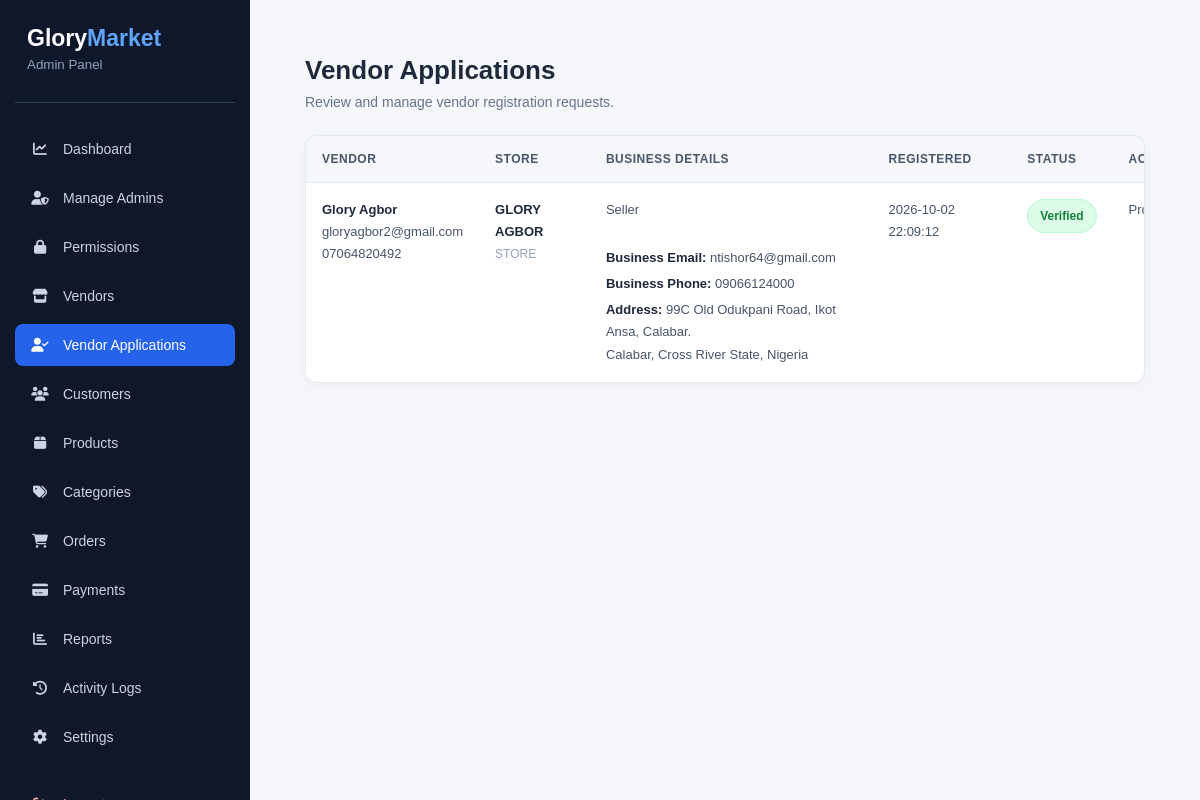
Screenshot of /admin/vendor-applications.php (signed in) with the database file from the repository.
### tables this page shows
CREATE TABLE `vendor_profiles` (
  `id` int(11) NOT NULL,
  `user_id` int(11) NOT NULL,
  `store_name` varchar(150) NOT NULL,
  `store_slug` varchar(180) NOT NULL,
  `business_description` text DEFAULT NULL,
  `business_phone` varchar(20) DEFAULT NULL,
  `business_email` varchar(150) DEFAULT NULL,
  `business_address` text DEFAULT NULL,
  `city` varchar(100) DEFAULT NULL,
  `state` varchar(100) DEFAULT NULL,
  `country` varchar(100) DEFAULT 'Nigeria',
  `logo` varchar(255) DEFAULT NULL,
  `banner` varchar(255) DEFAULT NULL,
  `verification_status` enum('pending','verified','rejected') NOT NULL DEFAULT 'pending',
  `created_at` timestamp NOT NULL DEFAULT current_timestamp(),
  `updated_at` timestamp NOT NULL DEFAULT current_timestamp() ON UPDATE current_timestamp()
);

CREATE TABLE `users` (
  `id` int(11) NOT NULL,
  `full_name` varchar(100) NOT NULL,
  `email` varchar(150) NOT NULL,
  `phone` varchar(20) DEFAULT NULL,
  `profile_picture` varchar(255) DEFAULT NULL,
  `password` varchar(255) NOT NULL,
  `role` enum('super_admin','admin','vendor','customer') NOT NULL DEFAULT 'customer',
  `status` enum('active','inactive','suspended') NOT NULL DEFAULT 'active',
  `email_verified_at` datetime DEFAULT NULL,
  `created_at` timestamp NOT NULL DEFAULT current_timestamp(),
  `updated_at` timestamp NOT NULL DEFAULT current_timestamp() ON UPDATE current_timestamp()
);

### admin/vendor-applications.php (the view, shortened to what this page needs)
<?php
$pdo = getDbConnection();
$stmt = $pdo->query("
    SELECT
        u.id,
        u.full_name,
        u.email,
        u.phone,
        u.created_at,
        u.status,
        vp.store_name,
        vp.store_slug,
        vp.business_description,
        vp.business_phone,
        vp.business_email,
        vp.business_address,
        vp.city,
        vp.state,
        vp.country,
        vp.verification_status
    FROM users u
    INNER JOIN vendor_profiles vp
        ON vp.user_id = u.id
    WHERE u.role = 'vendor'
    ORDER BY
        CASE
            WHEN vp.verification_status = 'pending' THEN 0
            ELSE 1
        END,
        u.created_at DESC
");
$vendors = $stmt->fetchAll(PDO::FETCH_ASSOC);
?>
<!DOCTYPE html>
<html lang="en">
<head>
    <link
        rel="stylesheet"
        href="https://cdnjs.cloudflare.com/ajax/libs/font-awesome/6.5.0/css/all.min.css"
    >
    <link
        rel="stylesheet"
        href="../assets/css/admin-dashboard.css"
    >
</head>
<body>
<div class="dashboard-wrapper">
    <aside class="sidebar">
        <div class="sidebar-brand">
            <h2>
                Glory<span>Market</span>
            </h2>
            <small>Admin Panel</small>
        </div>
        <nav class="sidebar-nav">
            <a href="dashboard.php">
                <i class="fas fa-chart-line"></i>
                <span>Dashboard</span>
            </a>
            <a href="admins.php">
                <i class="fas fa-user-shield"></i>
                <span>Manage Admins</span>
            </a>
            <a href="permissions.php">
                <i class="fas fa-lock"></i>
                <span>Permissions</span>
            </a>
            <a href="vendors.php">
                <i class="fas fa-store"></i>
                <span>Vendors</span>
            </a>
            <a
                href="vendor-applications.php"
                class="active"
            >
                <i class="fas fa-user-check"></i>
                <span>Vendor Applications</span>
            </a>
            <a href="customers.php">
                <i class="fas fa-users"></i>
                <span>Customers</span>
            </a>
            <a href="products.php">
                <i class="fas fa-box"></i>
                <span>Products</span>
            </a>
            <a href="categories.php">
                <i class="fas fa-tags"></i>
                <span>Categories</span>
            </a>
            <a href="orders.php">
                <i class="fas fa-shopping-cart"></i>
                <span>Orders</span>
            </a>
            <a href="payments.php">
                <i class="fas fa-credit-card"></i>
                <span>Payments</span>
            </a>
            <a href="reports.php">
                <i class="fas fa-chart-bar"></i>
                <span>Reports</span>
            </a>
            <a href="activity-logs.php">
                <i class="fas fa-history"></i>
                <span>Activity Logs</span>
            </a>
            <a href="settings.php">
                <i class="fas fa-cog"></i>
                <span>Settings</span>
            </a>
            <a
                href="../logout.php"
                class="logout-link"
            >
            </a>
        </nav>
    </aside>
    <main class="main-content">
        <div class="applications-container">
            <h1>Vendor Applications</h1>
            <p>
                Review and manage vendor registration requests.
            </p>
            <div class="table-responsive">
                <table class="applications-table">
                    <thead>
                        <tr>
                            <th>Vendor</th>
                            <th>Store</th>
                            <th>Business Details</th>
                            <th>Registered</th>
                            <th>Status</th>
                            <th>Action</th>
                        </tr>
                    </thead>
                    <tbody>
                    <?php if (empty($vendors)): ?>
                        <tr>
                            <td
                                colspan="6"
                                class="empty-state"
                            >
                                No vendor applications found.
                            </td>
                        </tr>
                    <?php else: ?>
                        <?php foreach ($vendors as $vendor): ?>
                            <tr>
                                <td>
                                    <strong>
                                        <?= htmlspecialchars(
                                            $vendor['full_name']
                                        ) ?>
                                    </strong>
                                    <br>
                                    <?= htmlspecialchars(
                                        $vendor['email']
                                    ) ?>
                                    <br>
                                    <?= htmlspecialchars(
                                        $vendor['phone'] ?? ''
                                    ) ?>
                                </td>
                                <td>
                                    <strong>
                                        <?= htmlspecialchars(
                                            $vendor['store_name']
                                        ) ?>
                                    </strong>
                                    <br>
                                    <small>
                                        <?= htmlspecialchars(
                                            $vendor['store_slug']
                                        ) ?>
                                    </small>
                                </td>
                                <td class="business-details">
                                    <?= htmlspecialchars(
                                        $vendor['business_description'] ?? ''
                                    ) ?>
                                    <br><br>
                                    <strong>
                                        Business Email:
                                    </strong>
                                    <?= htmlspecialchars(
                                        $vendor['business_email'] ?? ''
                                    ) ?>
                                    <br>
                                    <strong>
                                        Business Phone:
                                    </strong>
                                    <?= htmlspecialchars(
                                        $vendor['business_phone'] ?? ''
                                    ) ?>
                                    <br>
                                    <strong>
                                        Address:
                                    </strong>
                                    <?= htmlspecialchars(
                                        $vendor['business_address'] ?? ''
                                    ) ?>
                                    <br>
                                    <?= htmlspecialchars(
                                        $vendor['city'] ?? ''
                                    ) ?>,
                                    <?= htmlspecialchars(
                                        $vendor['state'] ?? ''
                                    ) ?>,
                                    <?= htmlspecialchars(
                                        $vendor['country'] ?? ''
                                    ) ?>
                                </td>
                                <td>
                                    <?= htmlspecialchars(
                                        $vendor['created_at']
                                    ) ?>
                                </td>
                                <td>
                                    <span
                                        class="status-badge <?= htmlspecialchars(
                                            $vendor['verification_status']
                                        ) ?>"
                                    >
                                        <?= ucfirst(
                                            htmlspecialchars(
                                                $vendor['verification_status']
                                            )
                                        ) ?>
                                    </span>
                                </td>
                                <td>
                                    <?php if (
                                        $vendor['verification_status'] === 'pending'
                                    ): ?>
                                        <form
                                            method="POST"
                                            style="display:inline;"
                                        >
                                            <input
                                                type="hidden"
                                                name="vendor_id"
                                                value="<?= (int)$vendor['id'] ?>"
                                            >
                                            <button
                                                type="submit"
                                                name="action"
                                                value="approve"
                                                class="approve-btn"
                                                onclick="return confirm('Approve this vendor application?');"
                                            >
                                                Approve
                                            </button>
                                        </form>
                                        <form
                                            method="POST"
                                            style="display:inline;"
                                        >
                                            <input
                                                type="hidden"
                                                name="vendor_id"
                                                value="<?= (int)$vendor['id'] ?>"
                                            >
                                            <button
                                                type="submit"
                                                name="action"
                                                value="reject"
                                                class="reject-btn"
                                                onclick="return confirm('Reject this vendor application?');"
                                            >
                                                Reject
                                            </button>
                                        </form>
                                    <?php else: ?>
                                        <span>
                                            Processed
                                        </span>
                                    <?php endif; ?>
                                </td>
                            </tr>
                        <?php endforeach; ?>
                    <?php endif; ?>
                    </tbody>
                </table>
            </div>
        </div>
    </main>
</div>
</body>
</html>

### rows the page displays
vendor_profiles: user.full_name "Glory Agbor", user.email "gloryagbor2@gmail.com", user.phone "07064820492", store_name "GLORY AGBOR", store_slug "STORE", business_description "Seller", business_email "ntishor64@gmail.com", business_phone "09066124000", business_address "99C Old Odukpani Road, Ikot Ansa, Calabar.", city "Calabar", state "Cross River State", country "Nigeria", user.created_at "2026-10-02 22:09:12", verification_status "Verified", shows "Processed"
